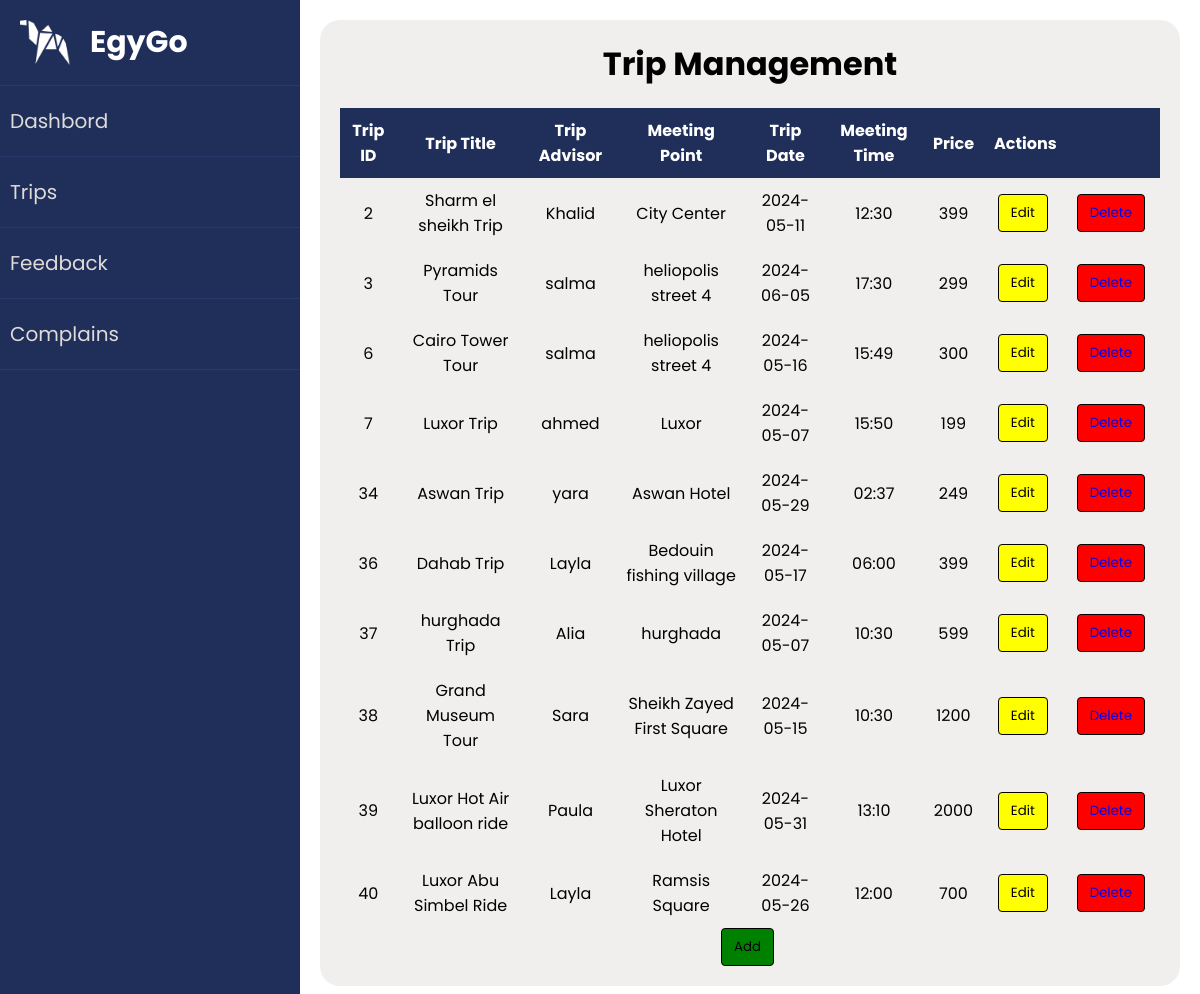
Page /admin/AdminTrip.php on the committed database.
### tables this page shows
CREATE TABLE IF NOT EXISTS `trip` (
  `Trip_ID` int NOT NULL AUTO_INCREMENT,
  `Trip_advisor` varchar(50) NOT NULL,
  `Trip_Title` varchar(50) NOT NULL,
  `Meeting_Point` varchar(50) NOT NULL,
  `Trip_Date` date NOT NULL,
  `Meeting_Time` varchar(50) NOT NULL,
  `Price` float NOT NULL,
  `adminID` int NOT NULL,
  `Trip_description` varchar(1000) NOT NULL,
  `Image` varchar(50) NOT NULL,
  PRIMARY KEY (`Trip_ID`),
  KEY `admin_fk` (`adminID`)
);

### admin/AdminTrip.php (the view, shortened to what this page needs)
<!DOCTYPE html>
<html lang="en">
<head>
    <link rel="stylesheet" href="../includes/Admin.css">
</head>
<body>
    <?php include '../includes/headerAdmin.php'; ?>
    <div class="table-content">
        <h1>Trip Management</h1>
        <?php
        $servername = "localhost";
        $username = "root";
        $password = "";
        $dbname = "EgyGo";
        $conn = new mysqli($servername, $username, $password, $dbname);
        $sql = "SELECT Trip_ID, Trip_advisor, Trip_Title, Meeting_Point, Trip_Date, Meeting_Time, Price FROM trip";
        $result = $conn->query($sql);
        if ($result->num_rows > 0) {
            echo "<table class='trip-table'>";
            echo "<thead><tr> <th>Trip ID</th><th>Trip Title</th><th>Trip Advisor</th><th>Meeting Point</th><th>Trip Date</th><th>Meeting Time</th><th>Price</th>  <th>Actions</th> <th></th> </tr></thead>";
            echo "<tbody>";
            while ($row = $result->fetch_assoc()) {
                echo "<tr>";
                echo "<td>" . $row["Trip_ID"] . "</td>";
                echo "<td>" . $row["Trip_Title"] . "</td>";
                echo "<td>" . $row["Trip_advisor"] . "</td>";
                echo "<td>" . $row["Meeting_Point"] . "</td>";
                echo "<td>" . $row["Trip_Date"] . "</td>";
                echo "<td>" . $row["Meeting_Time"] . "</td>";
                echo "<td>" . $row["Price"] . "</td>";
                echo "<td><a href='EditTrip.php?Trip_ID=" . $row["Trip_ID"] . "'><button class='btn edit'>Edit</button></a>";
                echo "<td><a href= 'DeleteTrip.php?Trip_ID=" . $row["Trip_ID"] . "'  style='text-decoration: none;'> <button class='btn delete'> Delete </a> </button></td>";
                echo "</tr>";
            }
            echo "</tbody></table>";
        } else {
            echo "0 results";
        }
        ?>
        <a href="AddTrip.php"><button class="btn add">Add</button></a>
    </div>
</body>
</html>

### includes/Admin.css (style rules this page uses)
.table-content { margin: 20px 20px 20px 320px; padding: 20px; border-radius: 20px; background-color: rgb(241, 238, 238); text-align: center; }
.trip-table { width: 100%; border-collapse: collapse; margin-top: 20px; }
.trip-table th, .trip-table td { padding: 10px; }
.trip-table th { background-color: #202F5A; color: #fff; }
.btn { padding: 8px 12px; margin-right: 5px; cursor: pointer; border: none; color: black; border: 1px solid black; border-radius: 4px; }
.edit { background-color: yellow; }
.delete { background-color: red; }
.add { background-color: green; }

### rows in the picture
trip: Trip_ID "2", Trip_Title "Sharm el sheikh Trip", Trip_advisor "Khalid", Meeting_Point "City Center", Trip_Date "2024-05-11", Meeting_Time "12:30", Price "399"
trip: Trip_ID "3", Trip_Title "Pyramids Tour", Trip_advisor "salma", Meeting_Point "heliopolis street 4", Trip_Date "2024-06-05", Meeting_Time "17:30", Price "299"
trip: Trip_ID "6", Trip_Title "Cairo Tower Tour", Trip_advisor "salma", Meeting_Point "heliopolis street 4", Trip_Date "2024-05-16", Meeting_Time "15:49", Price "300"
trip: Trip_ID "7", Trip_Title "Luxor Trip", Trip_advisor "ahmed", Meeting_Point "Luxor", Trip_Date "2024-05-07", Meeting_Time "15:50", Price "199"
trip: Trip_ID "34", Trip_Title "Aswan Trip", Trip_advisor "yara", Meeting_Point "Aswan Hotel", Trip_Date "2024-05-29", Meeting_Time "02:37", Price "249"
trip: Trip_ID "36", Trip_Title "Dahab Trip", Trip_advisor "Layla", Meeting_Point "Bedouin fishing village", Trip_Date "2024-05-17", Meeting_Time "06:00", Price "399"
trip: Trip_ID "37", Trip_Title "hurghada Trip", Trip_advisor "Alia", Meeting_Point "hurghada", Trip_Date "2024-05-07", Meeting_Time "10:30", Price "599"
trip: Trip_ID "38", Trip_Title "Grand Museum Tour", Trip_advisor "Sara", Meeting_Point "Sheikh Zayed First Square", Trip_Date "2024-05-15", Meeting_Time "10:30", Price "1200"
trip: Trip_ID "39", Trip_Title "Luxor Hot Air balloon ride", Trip_advisor "Paula", Meeting_Point "Luxor Sheraton Hotel", Trip_Date "2024-05-31", Meeting_Time "13:10", Price "2000"
trip: Trip_ID "40", Trip_Title "Luxor Abu Simbel Ride", Trip_advisor "Layla", Meeting_Point "Ramsis Square", Trip_Date "2024-05-26", Meeting_Time "12:00", Price "700"
